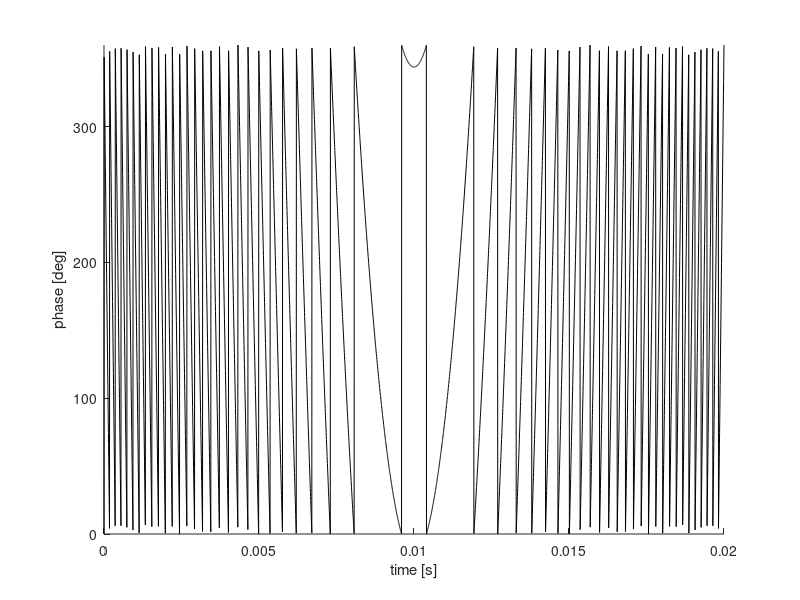
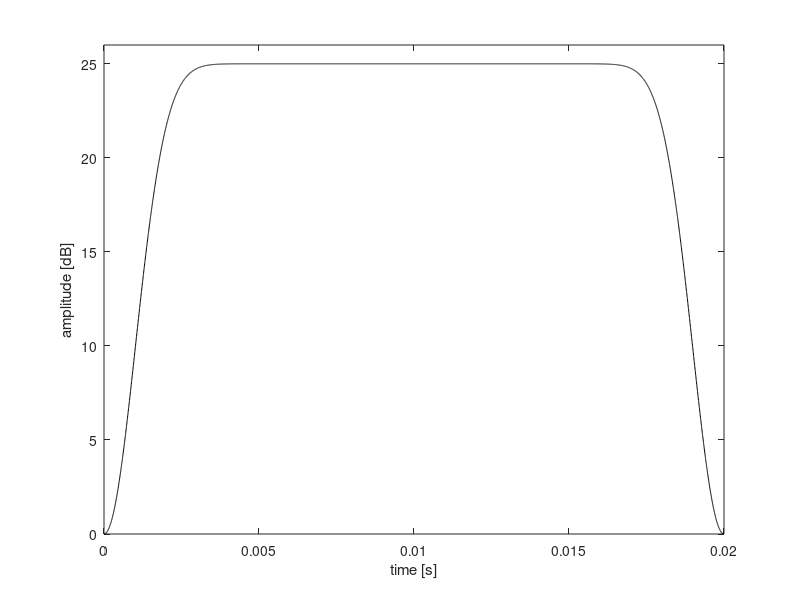

MATLAB code to generate these figures, in order:
% CHIRP phase table generator for Tecmag
% Adapted from Tecmag's CHIRP script

clear
clc
close all

%%%%%%% User-defined parameters %%%%%%%

% dt = 500e-9 ; %time per point in waveform (s) [Scout limit is 20ns]
N = 4500; %points to define the waveform
tau = 20e-3; %pulse length (s)
sliceheight = 0.040; %mm
G = 6.59; %T m-1, B0 field gradient
offset = 0; %mm, frequency offset (if applicable)
amplitude = 25; %dB, for Tecmag
% NOTE: positive offset moves to the left in the FT spectrum (negative
% position)

%%%%%%% END User-defined parameters %%%%%%%


% N = round(tau/dt); %number of points per pulse waveform
dt = (tau/N); %time per point in waveform (s) [Scout limit is 20 ns]
gamma = 42.576; %MHz T-1
SW = sliceheight*G*gamma*1000; %Hz
offsetHz = offset*1000*G*gamma; %Hz

phase = zeros(N,1);

ind = 1:N;
f = (ind-N/2)*(SW/N);
inc = 2*pi*f*dt;
o_inc = 2*pi*offsetHz*dt;

for i = 1:N-1
    phase(i+1) = phase(i)+inc(i)-o_inc;
end

phase = mod((phase*360/2/pi),360);
dlmwrite('CHIRP_Phase.dat',phase);



figure(1)
hold on
t = linspace(0,tau,N);
plot(t,phase,'-k')
xlabel('time [s]')
ylabel('phase [deg]')
ylim([0 360])

tamp = linspace(0,tau,N);
amp = amplitude*(1-(cos(pi*tamp/tau)).^40);
dlmwrite('CHIRP_Amp.dat',amp');

figure(2)
plot(tamp,amp,'-k')
xlabel('time [s]')
ylabel('amplitude [dB]')
ylim([0 amplitude+1])

